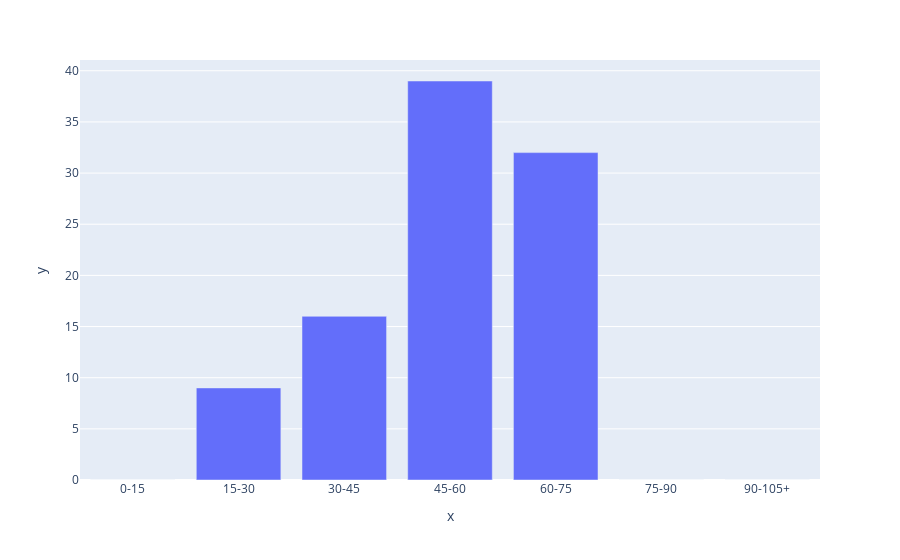

Write notebook code for a chart like this one.
### Code cell
age_bin = [0,15,30,45,60,75,90,105]
age_df = df['age'].value_counts(bins=age_bin,sort=False)
age_range_list = ['0-15','15-30','30-45','45-60','60-75','75-90','90-105+']

age_bin_ticks = age_df.index.astype(str)
age_fig = px.bar(x=age_bin_ticks, y=age_df.values)

age_fig.update_xaxes(tickvals=age_bin_ticks, ticktext = age_range_list)

### Figure 1 — Plotly figure (JSON) as saved in the notebook; plotly's stock layout.template omitted (floating-point values rounded to 4 significant figures)
{"data": [{"alignmentgroup": "True", "hovertemplate": "x=%{x}<br>y=%{y}<extra></extra>", "legendgroup": "", "marker": {"color": "#636efa", "pattern": {"shape": ""}}, "name": "", "offsetgroup": "", "orientation": "v", "showlegend": false, "textposition": "auto", "type": "bar", "x": ["(-0.001, 15.0]", "(15.0, 30.0]", "(30.0, 45.0]", "(45.0, 60.0]", "(60.0, 75.0]", "(75.0, 90.0]", "(90.0, 105.0]"], "xaxis": "x", "y": [0, 9, 16, 39, 32, 0, 0], "yaxis": "y"}], "layout": {"barmode": "relative", "legend": {"tracegroupgap": 0}, "margin": {"t": 60}, "xaxis": {"anchor": "y", "domain": [0, 1], "ticktext": ["0-15", "15-30", "30-45", "45-60", "60-75", "75-90", "90-105+"], "tickvals": ["(-0.001, 15.0]", "(15.0, 30.0]", "(30.0, 45.0]", "(45.0, 60.0]", "(60.0, 75.0]", "(75.0, 90.0]", "(90.0, 105.0]"], "title": {"text": "x"}}, "yaxis": {"anchor": "x", "domain": [0, 1], "title": {"text": "y"}}}}
